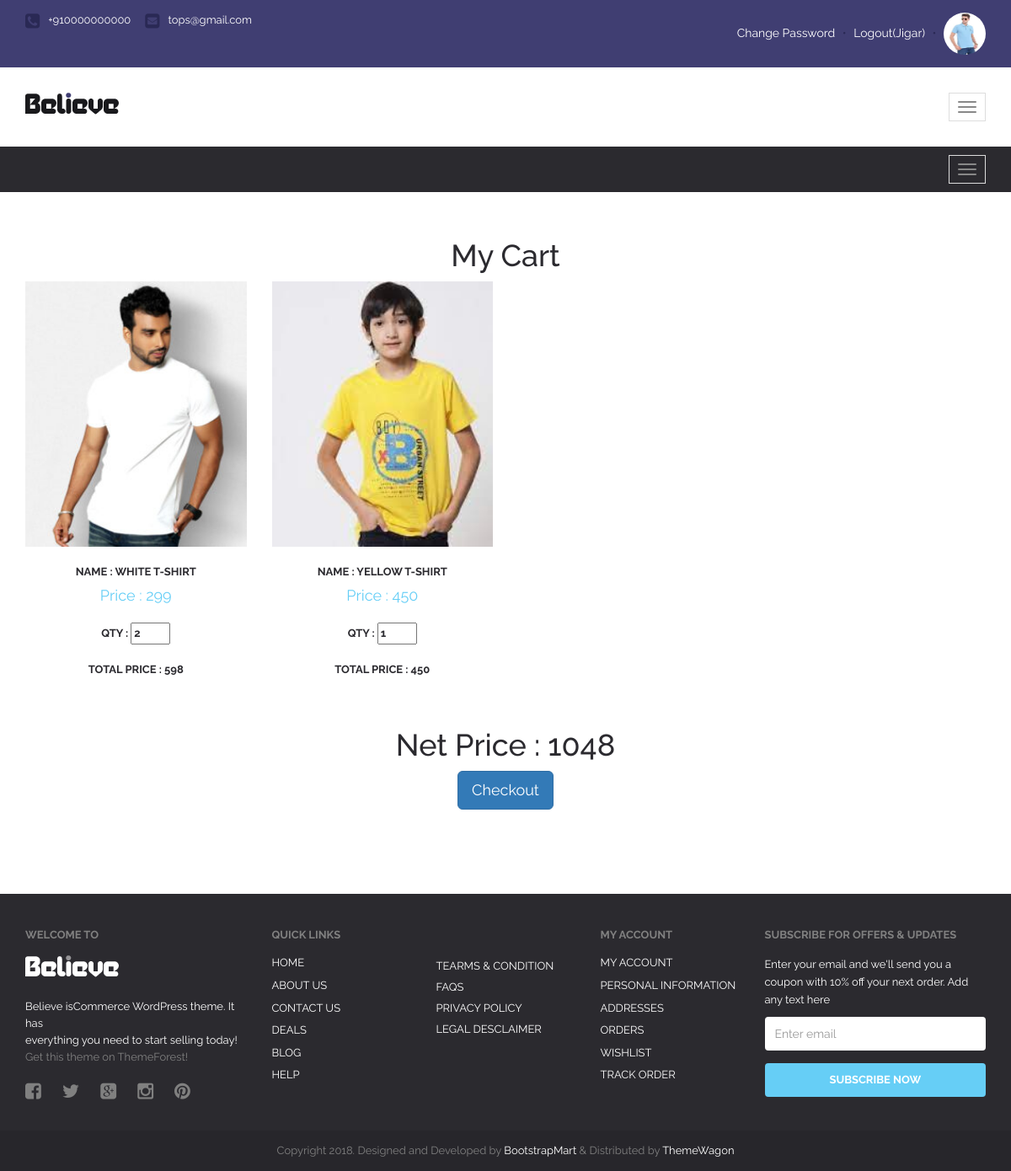
The page /cart/ (signed in) on the database its author committed.
### myapp/models.py (models this page shows, shortened)
class User(models.Model):
	fname=models.CharField(max_length=100)
	lname=models.CharField(max_length=100)
	email=models.EmailField()
	mobile=models.PositiveIntegerField()
	address=models.TextField()
	password=models.CharField(max_length=100)
	profile_picture=models.ImageField(upload_to="profile_picture/",default="")
	usertype=models.CharField(max_length=100,default="buyer")

class Cart(models.Model):
	user=models.ForeignKey(User,on_delete=models.CASCADE)
	product=models.ForeignKey(Product,on_delete=models.CASCADE)
	date=models.DateTimeField(default=timezone.now)
	product_price=models.PositiveIntegerField()
	product_qty=models.PositiveIntegerField()
	total_price=models.PositiveIntegerField()
	payment_status=models.BooleanField(default=False)

class Product(models.Model):
	category=(
			("Men","Men"),
			("Women","Women"),
			("Kids","Kids"),
		)
	seller=models.ForeignKey(User,on_delete=models.CASCADE)
	product_name=models.CharField(max_length=100)
	product_category=models.CharField(max_length=100,choices=category)
	product_price=models.PositiveIntegerField()
	product_desc=models.TextField()
	product_image=models.ImageField(upload_to="product_image/")

### myapp/views.py (the view)
# urls.py: path('cart/',views.cart,name='cart'),
def cart(request):
	net_price=0
	user=User.objects.get(email=request.session['email'])
	carts=Cart.objects.filter(user=user,payment_status=False)
	for i in carts:
		net_price=net_price+i.total_price
	request.session['cart_count']=len(carts)
	return render(request,'cart.html',{'carts':carts,'net_price':net_price})

### myapp/templates/cart.html (shortened to what this page needs)
{% extends 'header.html' %}
{% block content %}
{% load static %}
<!DOCTYPE html>
<html lang="en">
  <head>
  </head>
  <body>
      <div id="wrapper" class="homepage-1">
      <div class="newest">
          <div class="container">
              <div class="newest-content">
                  <div class="newest-tab">
                      <div id="myTabContent" class="tab-content">
                          <div role="tabpanel" class="tab-pane fade in active" id="1" aria-labelledby="cat-1">
                              <div class="row clearfix">
                                {% if carts %}
                                  <h1 align="center">My Cart</h1>
                                  {% for i in carts %}
                                  <div class="col-md-3 prdct-grid">
                                      <div class="product-fade">
									                       <div class="product-fade-wrap">
                                          <div class="item"><img src="{{i.product.product_image.url}}" alt="" class="img-responsive"></div>
									                       </div>
                                      </div>
                                      <div class="product-name">
                                          Name : {{i.product.product_name}}
                                      </div>
                                      <div class="product-price">
                                          Price : {{i.product_price}}
                                      </div>
                                      <div class="product-name">
                                          <form method="post" action="{% url 'change-qty' %}">
                                            Qty : <input type="number" name="product_qty" value="{{i.product_qty}}" min="1" max="10" onchange="this.form.submit();">
                                          </form>
                                      </div>
                                      <div class="product-name">
                                          Total Price : {{i.total_price}}
                                      </div>
                                  </div>
                                  {% endfor %}
                                {% else %}
                                  <h1 align="center">No Products In Cart</h1>
                                {% endif %}
                              </div>
                          </div>
                          <h1>Net Price : {{net_price}}</h1>
                          <form method="post">
                            <button type="button" class="btn btn-lg btn-primary" id="checkout-button">Checkout</button>
                        </form>
                      </div>
                  </div>
              </div>
          </div>
      </div>
          </div>
      </div>
  </body>
</html>
{% endblock %}

### myapp/templates/header.html (shortened to what this page needs)
{% load static %}
<!DOCTYPE html>
<html lang="en">
  <head>
    <link href="{% static 'font-awesome/css/font-awesome.css' %}" rel='stylesheet' type='text/css'>
    <link href="{% static 'css/bootstrap.min.css' %}" rel="stylesheet">
    <link href="{% static 'style.css' %}" rel="stylesheet">
    <link href="{% static 'responsive.css' %}" rel="stylesheet">
    <link href="{% static 'css/owl.carousel.css' %}" rel="stylesheet">
    <link href="{% static 'css/owl.theme.css' %}" rel="stylesheet">
    <link href="{% static 'css/owl.transitions.css' %}" rel="stylesheet">
    <link href="{% static 'css/prettyPhoto.css' %}" rel="stylesheet">
  </head>
  <body>
      <div id="wrapper" class="homepage-1">
          <div id="header">
              <div class="top">
                  <div class="container">
                      <ul class="top-support">
                          <li><i class="fa fa-phone-square"></i><span>+910000000000</span></li>
                          <li><a href=""><i class="fa fa-envelope-square"></i><span>tops@gmail.com</span></a></li>
                      </ul>
                      <div class="top-control">
                          {% if request.session.email %}
                            <a href="{% url 'change-password' %}">Change Password</a>
                            <span>•</span>
                            <a href="{% url 'logout' %}">Logout({{request.session.fname}})</a>
                            <span>•</span>
                            <a href="{% url 'profile' %}"><img src="{{request.session.profile_picture}}" style="width:50px;height: 50px;border-radius:50% ;"></a>
                          {% else %}
                            <a href="{% url 'register' %}">Register</a>
                              <span>•</span>
                            <a href="{% url 'login' %}">Login</a>
                          {% endif %}
                      </div>
                      <div class="clearfix"></div>
                  </div>
              </div>
              <div id="believe-nav">
                  <div class="container">
                      <div class="min-marg">
                          <nav class="navbar navbar-default">
                                  <div class="navbar-header">
                                      <button type="button" class="navbar-toggle collapsed" data-toggle="collapse" data-target="#bs-example-navbar-collapse-1">
                                          <span class="icon-bar"></span>
                                          <span class="icon-bar"></span>
                                          <span class="icon-bar"></span>
                                      </button>
                                      <a class="navbar-brand" href="/"><img src="{% static 'images/logo.png' %}" alt=""></a>
                                  </div>
                          </nav>
                      </div>
                  </div>
              </div>
              <div id="cat-nav">
              <div class="container">
                  <nav class="navbar navbar-default">
                      <div class="navbar-header">
                          <button type="button" class="navbar-toggle collapsed" data-toggle="collapse" data-target="#cat-nav-mega">
                              <span class="icon-bar"></span>
                              <span class="icon-bar"></span>
                              <span class="icon-bar"></span>
                          </button>
                      </div>
                  </nav>
              </div>
              </div>
          </div>
          {% block content %}
          {% endblock %}
          <div id="footer">
              <div class="footer-widget">
                  <div class="container">
                      <div class="row">
                          <div class="col-md-3">
                              <div class="text-widget">
                                  <div class="wid-title">Welcome to</div>
                                  <img src="{% static 'images/logo-white.png' %}" alt="ft-logo">
                                  <p>
                                      Believe isCommerce WordPress theme. It has<br/>everything you need to start selling today! <a href="">Get this theme on ThemeForest!</a>
                                  </p>
                                  <ul class="ft-soc clearfix">
                                      <li><a href=""><i class="fa fa-facebook-square"></i></a></li>
                                      <li><a href=""><i class="fa fa-twitter"></i></a></li>
                                      <li><a href=""><i class="fa fa-google-plus-square"></i></a></li>
                                      <li><a href=""><i class="fa fa-instagram"></i></a></li>
                                      <li><a href=""><i class="fa fa-pinterest"></i></a></li>
                                  </ul>
                              </div>
                          </div>
                          <div class="col-md-2">
                              <div class="quick-links">
                                  <div class="wid-title">Quick Links</div>
                                  <ul>
                                      <li><a href="index.html">Home</a></li>
                                      <li><a href="#">About US</a></li>
                                      <li><a href="contact.html">contact US</a></li>
                                      <li><a href="#">deals</a></li>
                                      <li><a href="blog.html">blog</a></li>
                                      <li><a href="#">help</a></li>
                                  </ul>
                              </div>
                          </div>
                          <div class="col-md-2">
                              <div class="term">
                                  <div class="wid-title">&nbsp;</div>
                                  <p>
                                      <a href="#">Tearms & condition</a><br/>
                                      <a href="#">FAQs</a><br/>
                                      <a href="#">Privacy Policy</a><br/>
                                      <a href="#">Legal Desclaimer</a><br/>
                                  </p>
                              </div>
                          </div>
                          <div class="col-md-2">
                              <div class="quick-links">
                                  <div class="wid-title">My Account</div>
                                  <ul>
                                      <li><a href="#">My Account</a></li>
                                      <li><a href="#">Personal Information</a></li>
                                      <li><a href="#">Addresses</a></li>
                                      <li><a href="#">Orders</a></li>
                                      <li><a href="#">Wishlist</a></li>
                                      <li><a href="#">track order</a></li>
                                  </ul>
                              </div>
                          </div>
                          <div class="col-md-3">
                              <div class="subscribe">
                                  <div class="wid-title">Subscribe for OFFERS & UPDATES</div>
                                  <p>
                                      Enter your email and we'll send you a coupon
                                      with 10% off your next order. Add any text here
                                  </p>
                                  <form>
                                      <div class="form-group">
                                          <input type="email" class="form-control" id="exampleInputEmail1" placeholder="Enter email">
                                      </div>
                                      <button type="submit" class="btn btn-default">Subscribe Now</button>
                                  </form>
                              </div>
                          </div>
                      </div>
                  </div>
              </div>
              <div class="footer-text">
                  <div class="container">
                      <p>Copyright 2018. Designed and Developed by <a href="https://bootstrapmart.com/">BootstrapMart </a> &amp; Distributed by <a href="https://themewagon.com/">ThemeWagon</a></p>
                  </div>
              </div>
          </div>
  </body>
</html>

### myapp/static/responsive.css (style rules this page uses)
@media (max-width:1200px) { #cat-nav .navbar-toggle { margin:10px 0; } }
@media (max-width:1200px) { .navbar-header { float: none; } }
@media (max-width:1200px) { .navbar-toggle { display: block; margin:0 15px; border-radius:0; } }

### rows shown on the page
User: session.fname "Jigar"
Cart: product.product_image (picture), product.product_name "WHITE T-SHIRT", product_price "299", product_qty "2", total_price "598"
Cart: product.product_image (picture), product.product_name "YELLOW T-SHIRT", product_price "450", product_qty "1", total_price "450"

### other values the page prints
{{ net_price }} "1048"
